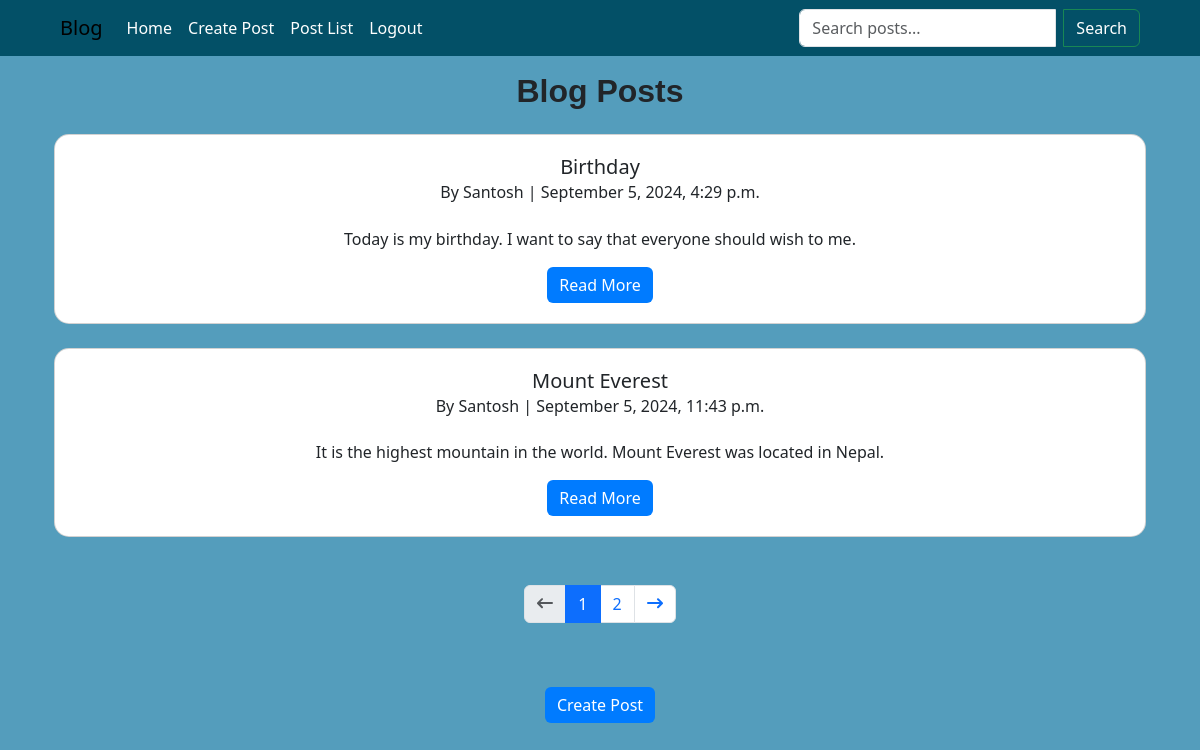
/blog/post_list/ (signed in), run on the app's committed database.
### blogpost/models.py (models this page shows, shortened)
class Post(models.Model):
    title = models.CharField(max_length=200)
    content = models.TextField()
    author = models.ForeignKey(User, on_delete=models.CASCADE)
    timestamp = models.DateTimeField(auto_now_add=True)

### blogpost/views.py (the view)
# urls.py: path('post_list/',post_list, name='post_list'),
@login_required
def post_list(request):
    query = request.GET.get('q', '')
    if request.user.is_authenticated:
        if query:
            posts = Post.objects.filter(
                Q(title__icontains=query) | Q(content__icontains=query),
                author=request.user
            )
        else:
            posts = Post.objects.filter(author=request.user)
    else:
        posts =Post.objects.none()
    paginator = Paginator(posts, 2)
    page_number = request.GET.get('page')
    try:
        posts =paginator.page(page_number)
    except PageNotAnInteger:
        posts =paginator.page(1)
    except EmptyPage:
        posts = paginator.page(paginator.num_pages)
    return render(request, 'blogpost/post_list.html', {'posts':posts, 'query':query})

### templates/blogpost/post_list.html (shortened to what this page needs)
{% extends "base.html" %}
{% block blogpost %}
<div class="container pt-4">
    <h2 class="text-center mb-4">Blog Posts</h2>
    {% if posts %}
        <div class="row row-cols-1 gap-4 w-auto">
            {% for post in posts %}
                <div class="col">
                    <div class="card w-auto h-auto text-center">
                        <div class="card-body">
                            <h5 class="card-title">{{ post.title }}</h5>
                            <h6 class="card-subtitle mb-4">By {{ post.author.username }} | {{ post.timestamp|date:"F j, Y, g:i a" }}</h6>
                            <p class="card-text">{{ post.content|truncatewords:50 }}</p>
                            <a href="{% url 'blogpost:post_detail' post.pk %}" class="btn btn-primary">Read More</a>
                        </div>
                    </div>
                </div>
            {% endfor %}
        </div>
        <nav aria-label="Page navigation" class="pt-5">
            <ul class="pagination justify-content-center">
                {% if posts.has_previous %}
                    <li class="page-item">
                        <a class="page-link" href="?page={{ posts.previous_page_number }}" aria-label="Previous">
                            <svg xmlns="http://www.w3.org/2000/svg" width="16" height="16" fill="currentColor" class="bi bi-arrow-left" viewBox="0 0 16 16">
                                <path fill-rule="evenodd" d="M5.707 1.5a1 1 0 0 0-1.414 0l-4 4a1 1 0 0 0 0 1.414l4 4a1 1 0 0 0 1.414-1.414L3.414 7H15a1 1 0 1 0 0-2H3.414l2.293-2.293a1 1 0 0 0 0-1.414z"/>
                            </svg>
                        </a>
                    </li>
                {% else %}
                    <li class="page-item disabled">
                        <span class="page-link">
                            <svg xmlns="http://www.w3.org/2000/svg" width="16" height="16" fill="currentColor" class="bi bi-arrow-left" viewBox="0 0 16 16">
                                <path fill-rule="evenodd" d="M5.707 1.5a1 1 0 0 0-1.414 0l-4 4a1 1 0 0 0 0 1.414l4 4a1 1 0 0 0 1.414-1.414L3.414 7H15a1 1 0 1 0 0-2H3.414l2.293-2.293a1 1 0 0 0 0-1.414z"/>
                            </svg>
                        </span>
                    </li>
                {% endif %}
                {% for num in posts.paginator.page_range %}
                    {% if posts.number == num %}
                        <li class="page-item active"><span class="page-link">{{ num }}</span></li>
                    {% else %}
                        <li class="page-item"><a class="page-link" href="?page={{ num }}">{{ num }}</a></li>
                    {% endif %}
                {% endfor %}
                {% if posts.has_next %}
                    <li class="page-item">
                        <a class="page-link" href="?page={{ posts.next_page_number }}" aria-label="Next">
                            <svg xmlns="http://www.w3.org/2000/svg" width="16" height="16" fill="currentColor" class="bi bi-arrow-right" viewBox="0 0 16 16">
                                <path fill-rule="evenodd" d="M10.293 1.5a1 1 0 0 1 1.414 0l4 4a1 1 0 0 1 0 1.414l-4 4a1 1 0 0 1-1.414-1.414L12.586 7H1a1 1 0 1 1 0-2h11.586L10.293 2.914a1 1 0 0 1 0-1.414z"/>
                            </svg>
                        </a>
                    </li>
                {% endif %}
            </ul>
        </nav>
    {% else %}
        <p class="text-center">No posts available.</p>
    {% endif %}
    <div class="text-center py-5">
        <a href="{% url 'blogpost:post_create' %}" class="btn btn-primary">Create Post</a>
    </div>
</div>
{% endblock blogpost %}

### static/css/styles.css (style rules this page uses)
body { background-color: rgba(41, 132, 171, 0.795); }

### static/css/create.css (style rules this page uses)
.card { background-color: #ffffff; border-radius: 15px; }
h2 { font-family: 'Poppins', sans-serif; font-weight: 700; }
.btn-primary { background-color: #007bff; border: none; transition: background-color 0.3s ease; }

### static/css/details.css (style rules this page uses)
.card-body { padding: 1.25rem; }

### data on the page
Post: title "Birthday", author.username "Santosh", timestamp "September 5, 2024, 4:29 p.m.", content "Today is my birthday. I want to say that everyone should wish to me."
Post: title "Mount Everest", author.username "Santosh", timestamp "September 5, 2024, 11:43 p.m.", content "It is the highest mountain in the world. Mount Everest was located in Nepal."

### other printed values
{{ num }} "1"
{{ num }} "2"
